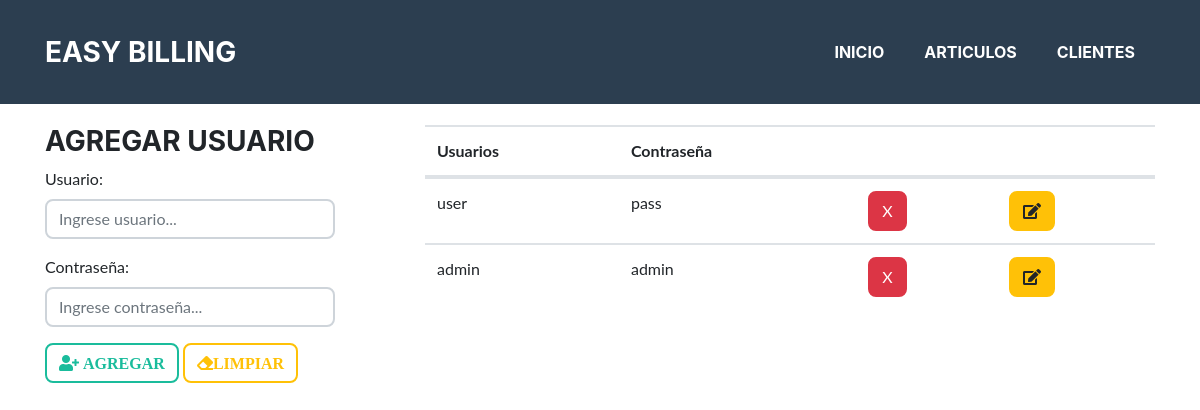
Screenshot of /index.php/main/usuarios with the database file from the repository.
### tables this page shows
CREATE TABLE `usuarios` (
  `id_usuario` int(11) NOT NULL,
  `usuario` varchar(10) DEFAULT NULL,
  `contrasena` varchar(10) DEFAULT NULL,
  `nombre` varchar(30) NOT NULL
);

### application/controllers/Main.php (called while the page is built, shortened)
<?php
class Main extends CI_Controller {
    public function usuarios()
    {
        $this->load->view('new_user');
    }
}

### index.php (called while the page is built, shortened)
<?php
require_once BASEPATH.'core/CodeIgniter.php';

### application/helpers/core_helper.php (called while the page is built, shortened)
<?php
    class core_usuario{
        static function listado_usuario(){
            $CI =& get_instance();
            $rs= $CI->db->get('usuarios')->result();
            return $rs;
        }
    }

### application/views/new_user.php (the view, shortened to what this page needs)
<!DOCTYPE html>
<html lang="en">
<head>
</head>
<body>
<div class="container">
<div class="row">
<div class="col-sm-4">
<form method= "post" action="" id="form">
<h3>AGREGAR USUARIO</h3>
    <div class="form-row">
        <div class="col-md-10 mb-3">
            <?= asgInput('usuario','Usuario', ['placeholder'=>'Ingrese usuario...','required'=>'required']); ?>
        </div>
    </div>
    <div class="form-row">
        <div class="col-md-10 mb-3">
            <?= asgInput('contrasena','Contraseña', ['placeholder'=>'Ingrese contraseña...','required'=>'required']); ?>
        </div>
    </div>
    <div>
    <button type="submit" class="btn btn-outline-primary"> <i  class="fa fa-user-plus"> AGREGAR</i></button>
    <button type="reset" onclick="return confirm('Seguro de limpiar los campos?')" class="btn btn-outline-warning"><i class="fa fa-eraser">LIMPIAR</i></button>
    </div>
</form>
</div>
<div class="col-sm-8">
    <table class="table">
        <thead>
            <th>Usuarios</th>
            <th>Contraseña</th>
            <th></th>
            <th></th>
        </thead>
        <tbody>
        <?php
            $rs = core_usuario::listado_usuario();
            foreach($rs as $usuarios){
                $urlBorrar = base_url("main/borrar_usuario/{$usuarios->id_usuario}");
                $urlEditar = base_url("main/editar_usuario/{$usuarios->id_usuario}");
                echo"
            <tr>
            <td>{$usuarios->usuario}</td>
            <td>{$usuarios->contrasena}</td>
            <td><a href='$urlBorrar' onclick=\"return confirm('Estas seguro de eliminarlo?')\" class='btn btn-danger'>X</a></td>
            <td><a href='$urlEditar' onclick=\"return confirm('Estas seguro de modificarlo?')\" class='btn btn-warning'><i class='fa fa-edit'></i></a></td>
            </tr>";
            }
            ?>
        </tbody>
    </table>
</div>
</div>
</div>
</body>
</html>

### application/views/new_user.php (style rules this page uses)
.row { margin-top: 125px; }

### rows the page displays
usuarios: usuario "user", contrasena "pass"
usuarios: usuario "admin", contrasena "admin"

### other values shown
$label "Usuario Contraseña"
